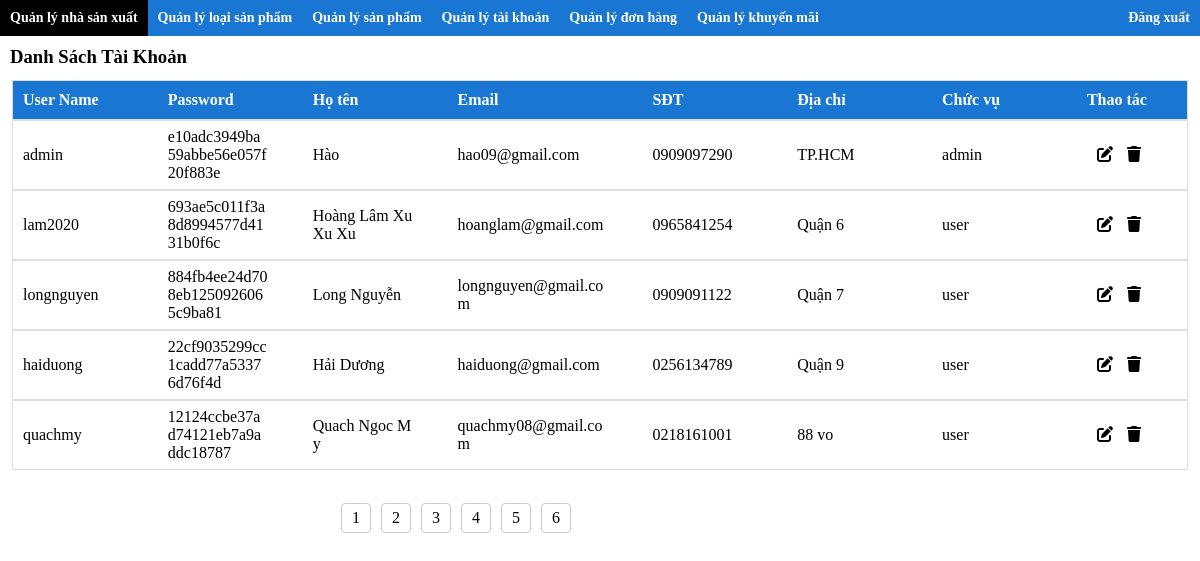
The app's page /webbanmaytinh/src/admin/index.php?action=quanlytaikhoan&&query=no (signed in) with its own data.
### tables this page shows
CREATE TABLE IF NOT EXISTS `taikhoan` (
  `userName` varchar(50) NOT NULL,
  `password` varchar(50) NOT NULL,
  `hoTen` varchar(50) NOT NULL,
  `email` varchar(50) NOT NULL,
  `sdt` varchar(15) NOT NULL,
  `diachi` varchar(250) NOT NULL,
  `maCV` varchar(50) NOT NULL,
  `maKM` varchar(50) DEFAULT NULL,
  PRIMARY KEY (`userName`),
  UNIQUE KEY `hoTen` (`hoTen`),
  KEY `PK_TK_CV` (`maCV`)
);

CREATE TABLE IF NOT EXISTS `chucvu` (
  `maChucVu` varchar(50) NOT NULL,
  `tenChucVu` varchar(50) NOT NULL,
  PRIMARY KEY (`maChucVu`)
);

### webbanmaytinh/src/admin/modules/quanlytaikhoan/hienthi.php (the view)
<?php
include '../././db/connect.php';
?>
<div class="content-header">
    <h3 class="content-title">Danh Sách Tài Khoản</h3>
</div>
<table class="content-wrapper" style="min-height: 395px;">
    <tr class="content-list head">
        <td class="content-item width100 head"><b>User Name</b></td>
        <td class="content-item width100 head"><b>Password</b></td>
        <td class="content-item width100 head"><b>Họ tên</b></td>
        <td class="content-item width150 head"><b>Email</b></td>
        <td class="content-item width100 head"><b>SĐT</b></td>
        <td class="content-item width100 head"><b>Địa chỉ</b></td>
        <td class="content-item width100 head"><b>Chức vụ</b></td>
        <td class="content-item width100 head"><b>Thao tác</b></td>
    </tr>
    <?php
    if (isset($_GET['page'])) {
        $page = $_GET['page'];
        $n = ($page - 1) * 5;
        if ($page == 1) {
            $sql = "SELECT userName as user,password as pass,hoTen as ten,email,sdt,diachi,chucvu.tenChucVu as chucvu
            FROM taikhoan JOIN chucvu
            on taikhoan.maCV=chucvu.maChucVu order by maChucVu ASC limit 0,5 ";
        } else {
            $sql = "SELECT userName as user,password as pass,hoTen as ten,email,sdt,diachi,chucvu.tenChucVu as chucvu
            FROM taikhoan JOIN chucvu
            on taikhoan.maCV=chucvu.maChucVu order by maChucVu ASC limit $n,5 ";
        }
    } else {
        $sql = "SELECT userName as user,password as pass,hoTen as ten,email,sdt,diachi,chucvu.tenChucVu as chucvu
        FROM taikhoan JOIN chucvu
        on taikhoan.maCV=chucvu.maChucVu order by maChucVu ASC limit 0,5 ";
    }
    $result = mysqli_query($conn, $sql);
    while ($row = mysqli_fetch_array($result)) {
    ?>
        <tr class="content-list" style="height: 70px;">
            <td class="content-item width100"><?php echo $row['user'] ?></td>
            <td class="content-item width100"><?php echo $row['pass'] ?></td>
            <td class="content-item width100"><?php echo $row['ten'] ?></td>
            <td class="content-item width150"><?php echo $row['email'] ?></td>
            <td class="content-item width100"><?php echo $row['sdt'] ?></td>
            <td class="content-item width100"><?php echo $row['diachi'] ?></td>
            <td class="content-item width100"><?php echo $row['chucvu'] ?></td>
            <td class="content-item width100">
                <a class="content-item width50" href="?action=quanlytaikhoan&query=sua&&this_id=<?php echo $row['user'] ?>"><i class="fa-solid fa-pen-to-square"></i></a>
                <a class="content-item width50" href="?action=quanlytaikhoan&query=xoa&&this_id=<?php echo $row['user'] ?>"><i class="fa-sharp fa-solid fa-trash"></i></a>
            </td>
        </tr>
    <?php
    }
    ?>
</table>
<?php
include 'pagination.php';
?>

### webbanmaytinh/assets/css/styleAdmin.css (style rules this page uses)
* { margin: 0; padding: 0; box-sizing: border-box; }
:root { --width-sidebar:250px; --min-width-select:150px; }
a { text-decoration: none; color: black; }
table { width: 100%; }
.main .content-header { display: flex; justify-content: space-between; margin-bottom: 10px; }
.main .content-wrapper { padding: 0 10px; margin-bottom: 10px; }
.main .content-title { margin: 10px 10px 0px; }
.main .content .content-list { display: flex; width: 100%; justify-content: space-between; align-items: center ; border: 1px solid #ddd; }
.main .content .content-list.head { background-color:#1976d2 ; color: #fff; }
.main .content .content-item { margin-left: 10px; word-break: break-all; padding: 10px 0; }
.main .content .content-item.head { display: block; }
.main .content .content-item.width50 { width: 50px; }
.main .content .content-item.width50 { width: 70px; }
.main .content .content-item.width100 { width: 100px; }
.main .content .content-item.width150 { width: 150px; }

### records on screen
taikhoan: userName "admin", password "e10adc3949ba59abbe56e057f20f883e", hoTen "Hào", email "hao09@gmail.com", sdt "0909097290", diachi "TP.HCM", maCV.tenChucVu "admin"
taikhoan: userName "lam2020", password "693ae5c011f3a8d8994577d4131b0f6c", hoTen "Hoàng Lâm Xu Xu Xu", email "hoanglam@gmail.com", sdt "0965841254", diachi "Quận 6", maCV.tenChucVu "user"
taikhoan: userName "longnguyen", password "884fb4ee24d708eb1250926065c9ba81", hoTen "Long Nguyễn", email "longnguyen@gmail.com", sdt "0909091122", diachi "Quận 7", maCV.tenChucVu "user"
taikhoan: userName "haiduong", password "22cf9035299cc1cadd77a53376d76f4d", hoTen "Hải Dương", email "haiduong@gmail.com", sdt "0256134789", diachi "Quận 9", maCV.tenChucVu "user"
taikhoan: userName "quachmy", password "12124ccbe37ad74121eb7a9addc18787", hoTen "Quach Ngoc My", email "quachmy08@gmail.com", sdt "0218161001", diachi "88 vo", maCV.tenChucVu "user"
